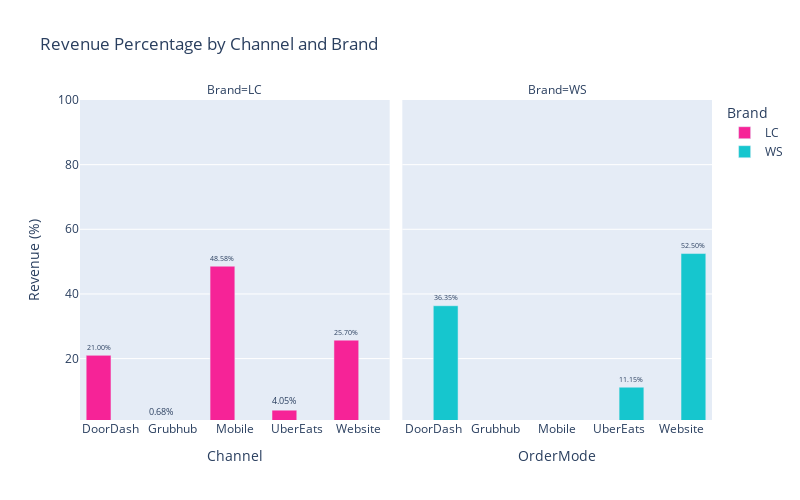

Write notebook code for a chart like this one.
### Code cell
import plotly.express as px
# Format percentages to 2 decimals for text labels
grouped['revenue_text'] = grouped['RevenueSharePct'].apply(lambda x: f'{x:.2f}%')
brand_colors = {
    'LC': 'rgb(246, 35, 151)',  
    'WS': 'rgb(22, 198, 206)'  
}
brand_order_modes = grouped.groupby("Brand")["OrderMode"].unique().to_dict()

fig = px.bar(
    grouped,
    x="OrderMode",
    y="RevenueSharePct",
    color="Brand",
    facet_col="Brand",
    barmode="group",
    text="revenue_text",
    color_discrete_map=brand_colors,
    title="Revenue Percentage by Channel and Brand",
    category_orders={
        "OrderMode": sorted(grouped["OrderMode"].unique()),  # this is global
        "Brand": sorted(grouped["Brand"].unique())
    }
)


fig.update_traces(textposition='outside')

fig.update_layout(
    xaxis_title='Channel',
    yaxis_title='Revenue (%)',
    yaxis=dict(range=[1, 100])
)
fig.update_layout(
    width=800,   # Set the desired width (in pixels)
    height=500,  # Set the desired height (in pixels)
)

fig.show()

### Figure 1 — Plotly figure (JSON) as saved in the notebook; plotly's stock layout.template omitted (floating-point values rounded to 4 significant figures)
{"data": [{"alignmentgroup": "True", "hovertemplate": "Brand=LC<br>OrderMode=%{x}<br>RevenueSharePct=%{y}<br>revenue_text=%{text}<extra></extra>", "legendgroup": "LC", "marker": {"color": "rgb(246, 35, 151)", "pattern": {"shape": ""}}, "name": "LC", "offsetgroup": "LC", "orientation": "v", "showlegend": true, "text": ["48.58%", "25.70%", "21.00%", "4.05%", "0.68%"], "textposition": "outside", "type": "bar", "x": ["Mobile", "Website", "DoorDash", "UberEats", "Grubhub"], "xaxis": "x", "y": [48.58, 25.7, 21.0, 4.05, 0.68], "yaxis": "y"}, {"alignmentgroup": "True", "hovertemplate": "Brand=WS<br>OrderMode=%{x}<br>RevenueSharePct=%{y}<br>revenue_text=%{text}<extra></extra>", "legendgroup": "WS", "marker": {"color": "rgb(22, 198, 206)", "pattern": {"shape": ""}}, "name": "WS", "offsetgroup": "WS", "orientation": "v", "showlegend": true, "text": ["52.50%", "36.35%", "11.15%"], "textposition": "outside", "type": "bar", "x": ["Website", "DoorDash", "UberEats"], "xaxis": "x2", "y": [52.5, 36.35, 11.15], "yaxis": "y2"}], "layout": {"annotations": [{"font": {}, "showarrow": false, "text": "Brand=LC", "x": 0.245, "xanchor": "center", "xref": "paper", "y": 1, "yanchor": "bottom", "yref": "paper"}, {"font": {}, "showarrow": false, "text": "Brand=WS", "x": 0.755, "xanchor": "center", "xref": "paper", "y": 1, "yanchor": "bottom", "yref": "paper"}], "barmode": "group", "height": 500, "legend": {"title": {"text": "Brand"}, "tracegroupgap": 0}, "title": {"text": "Revenue Percentage by Channel and Brand"}, "width": 800, "xaxis": {"anchor": "y", "categoryarray": ["DoorDash", "Grubhub", "Mobile", "UberEats", "Website"], "categoryorder": "array", "domain": [0, 0.49], "title": {"text": "Channel"}}, "xaxis2": {"anchor": "y2", "categoryarray": ["DoorDash", "Grubhub", "Mobile", "UberEats", "Website"], "categoryorder": "array", "domain": [0.51, 1], "matches": "x", "title": {"text": "OrderMode"}}, "yaxis": {"anchor": "x", "domain": [0, 1], "range": [1, 100], "title": {"text": "Revenue (%)"}}, "yaxis2": {"anchor": "x2", "domain": [0, 1], "matches": "y", "showticklabels": false}}}
